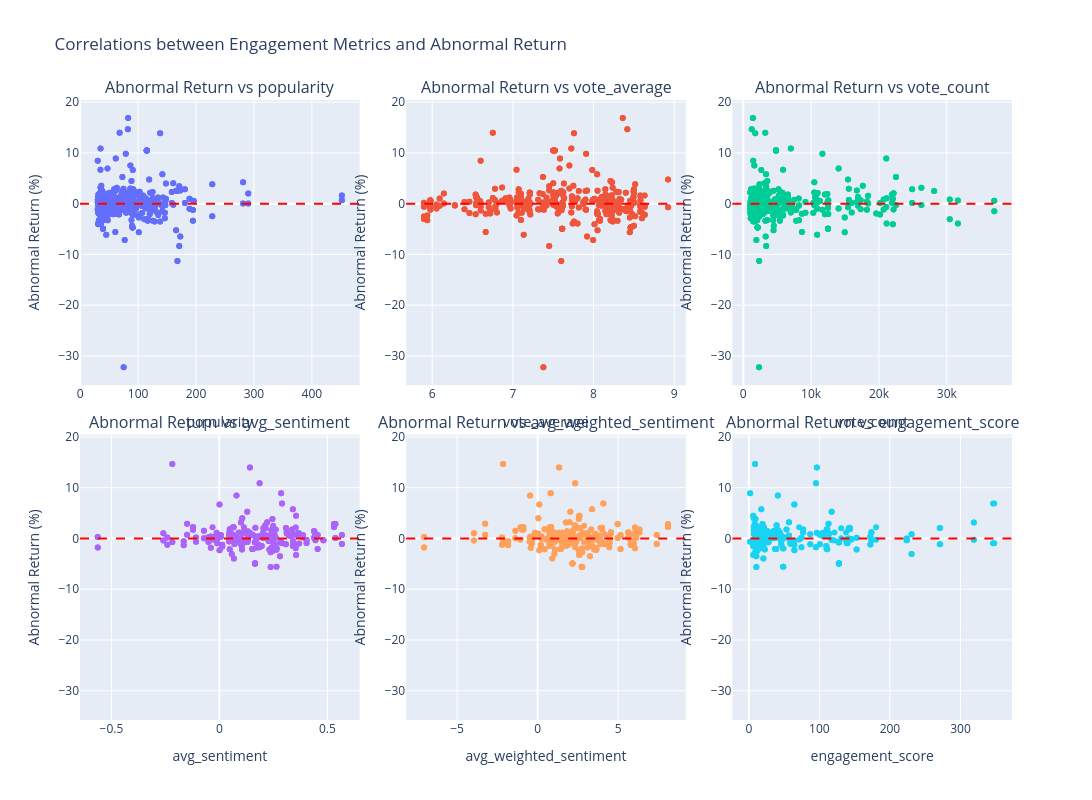

The notebook cell this image was saved under:
### Markdown cell above
The bar chart above displays the frequency distribution of genres across a movie collection, with Drama being the most prevalent genre, followed by Adventure and Action.

### Code cell
engagement_metrics = [
    'popularity', 'vote_average', 'vote_count',
    'avg_sentiment', 'avg_weighted_sentiment', 'engagement_score'
]

fig = make_subplots(
    rows=2, cols=3,
    subplot_titles=[f'Abnormal Return vs {m}' for m in engagement_metrics],
    horizontal_spacing=0.05, vertical_spacing=0.08
)

for i, metric in enumerate(engagement_metrics):
    r, c = divmod(i, 3)
    row, col_idx = r+1, c+1

    fig.add_trace(
        go.Scatter(
            x=merged_data[metric],
            y=merged_data['abnormal_return'],
            mode='markers',
            showlegend=False
        ),
        row=row, col=col_idx
    )
    fig.add_hline(
        y=0,
        line=dict(color='red', dash='dash'),
        row=row, col=col_idx
    )
    fig.update_xaxes(title_text=metric, row=row, col=col_idx)
    fig.update_yaxes(title_text='Abnormal Return (%)', row=row, col=col_idx)

fig.update_layout(
    height=800, width=1200,
    title_text='Correlations between Engagement Metrics and Abnormal Return'
)
fig.show()

### Figure 1 — Plotly figure (JSON) as saved in the notebook; plotly's stock layout.template omitted (floating-point values rounded to 4 significant figures; data arrays with more than 128 entries replaced by an {"elided": "..."} marker saying what was removed)
{"data": [{"mode": "markers", "showlegend": false, "type": "scatter", "x": {"elided": "674 float values"}, "xaxis": "x", "y": {"elided": "674 float values"}, "yaxis": "y"}, {"mode": "markers", "showlegend": false, "type": "scatter", "x": {"elided": "674 float values"}, "xaxis": "x2", "y": {"elided": "674 float values"}, "yaxis": "y2"}, {"mode": "markers", "showlegend": false, "type": "scatter", "x": {"elided": "674 int values"}, "xaxis": "x3", "y": {"elided": "674 float values"}, "yaxis": "y3"}, {"mode": "markers", "showlegend": false, "type": "scatter", "x": {"elided": "674 float values"}, "xaxis": "x4", "y": {"elided": "674 float values"}, "yaxis": "y4"}, {"mode": "markers", "showlegend": false, "type": "scatter", "x": {"elided": "674 float values"}, "xaxis": "x5", "y": {"elided": "674 float values"}, "yaxis": "y5"}, {"mode": "markers", "showlegend": false, "type": "scatter", "x": {"elided": "674 float values"}, "xaxis": "x6", "y": {"elided": "674 float values"}, "yaxis": "y6"}], "layout": {"annotations": [{"font": {"size": 16}, "showarrow": false, "text": "Abnormal Return vs popularity", "x": 0.15, "xanchor": "center", "xref": "paper", "y": 1, "yanchor": "bottom", "yref": "paper"}, {"font": {"size": 16}, "showarrow": false, "text": "Abnormal Return vs vote_average", "x": 0.5, "xanchor": "center", "xref": "paper", "y": 1, "yanchor": "bottom", "yref": "paper"}, {"font": {"size": 16}, "showarrow": false, "text": "Abnormal Return vs vote_count", "x": 0.85, "xanchor": "center", "xref": "paper", "y": 1, "yanchor": "bottom", "yref": "paper"}, {"font": {"size": 16}, "showarrow": false, "text": "Abnormal Return vs avg_sentiment", "x": 0.15, "xanchor": "center", "xref": "paper", "y": 0.46, "yanchor": "bottom", "yref": "paper"}, {"font": {"size": 16}, "showarrow": false, "text": "Abnormal Return vs avg_weighted_sentiment", "x": 0.5, "xanchor": "center", "xref": "paper", "y": 0.46, "yanchor": "bottom", "yref": "paper"}, {"font": {"size": 16}, "showarrow": false, "text": "Abnormal Return vs engagement_score", "x": 0.85, "xanchor": "center", "xref": "paper", "y": 0.46, "yanchor": "bottom", "yref": "paper"}], "height": 800, "shapes": [{"line": {"color": "red", "dash": "dash"}, "type": "line", "x0": 0, "x1": 1, "xref": "x domain", "y0": 0, "y1": 0, "yref": "y"}, {"line": {"color": "red", "dash": "dash"}, "type": "line", "x0": 0, "x1": 1, "xref": "x2 domain", "y0": 0, "y1": 0, "yref": "y2"}, {"line": {"color": "red", "dash": "dash"}, "type": "line", "x0": 0, "x1": 1, "xref": "x3 domain", "y0": 0, "y1": 0, "yref": "y3"}, {"line": {"color": "red", "dash": "dash"}, "type": "line", "x0": 0, "x1": 1, "xref": "x4 domain", "y0": 0, "y1": 0, "yref": "y4"}, {"line": {"color": "red", "dash": "dash"}, "type": "line", "x0": 0, "x1": 1, "xref": "x5 domain", "y0": 0, "y1": 0, "yref": "y5"}, {"line": {"color": "red", "dash": "dash"}, "type": "line", "x0": 0, "x1": 1, "xref": "x6 domain", "y0": 0, "y1": 0, "yref": "y6"}], "title": {"text": "Correlations between Engagement Metrics and Abnormal Return"}, "width": 1200, "xaxis": {"anchor": "y", "domain": [0, 0.3], "title": {"text": "popularity"}}, "xaxis2": {"anchor": "y2", "domain": [0.35, 0.65], "title": {"text": "vote_average"}}, "xaxis3": {"anchor": "y3", "domain": [0.7, 1], "title": {"text": "vote_count"}}, "xaxis4": {"anchor": "y4", "domain": [0, 0.3], "title": {"text": "avg_sentiment"}}, "xaxis5": {"anchor": "y5", "domain": [0.35, 0.65], "title": {"text": "avg_weighted_sentiment"}}, "xaxis6": {"anchor": "y6", "domain": [0.7, 1], "title": {"text": "engagement_score"}}, "yaxis": {"anchor": "x", "domain": [0.54, 1], "title": {"text": "Abnormal Return (%)"}}, "yaxis2": {"anchor": "x2", "domain": [0.54, 1], "title": {"text": "Abnormal Return (%)"}}, "yaxis3": {"anchor": "x3", "domain": [0.54, 1], "title": {"text": "Abnormal Return (%)"}}, "yaxis4": {"anchor": "x4", "domain": [0, 0.46], "title": {"text": "Abnormal Return (%)"}}, "yaxis5": {"anchor": "x5", "domain": [0, 0.46], "title": {"text": "Abnormal Return (%)"}}, "yaxis6": {"anchor": "x6", "domain": [0, 0.46], "title": {"text": "Abnormal Return (%)"}}}}
